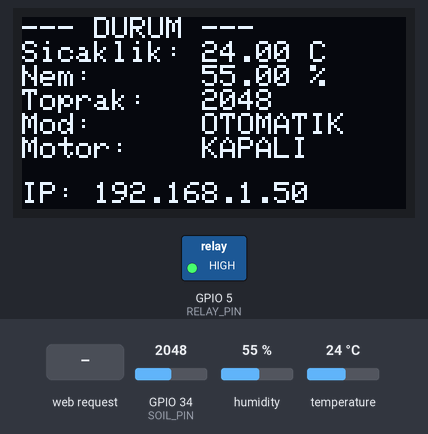
Simulated run of this sketch. Board: ESP32. Parts: 128×64 one-colour display, switched loads named in the sketch (green lamp = pin HIGH). Inputs (shaded band) come from the test bench; at power-on: GPIO 34 (SOIL_PIN) = 2048, humidity 55 %, temperature 24 °C. WiFi joins after 1.5 s; servers stay silent unless stated; the display library's start-up logo is not drawn; the local clock reads 2024-03-15 10:24:30 at power-on unless the sketch sets it.

Above: at 5.8 s.
5.9 s: GPIO 34 (SOIL_PIN) set to 2968
At 6.9 s:
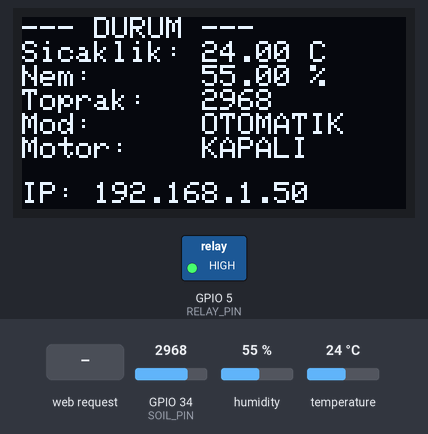
8.1 s: GPIO 34 (SOIL_PIN) set to 3049
At 9.3 s:
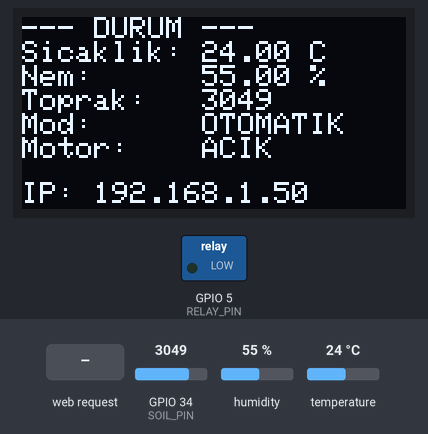
10.1 s: HTTP request GET /auto received
At 11.2 s:
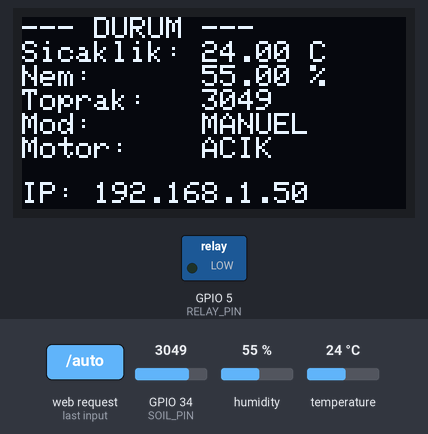
12.1 s: HTTP request GET /motor received
At 13.6 s:
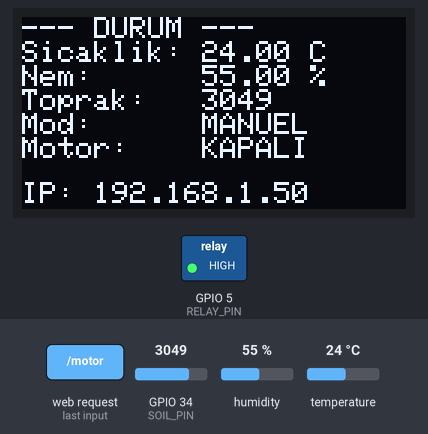
14.1 s: humidity set to 22 %
At 17.8 s:
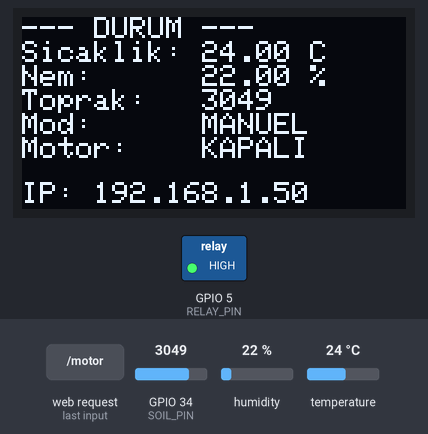
18.1 s: temperature set to 12 °C
At 21.1 s:
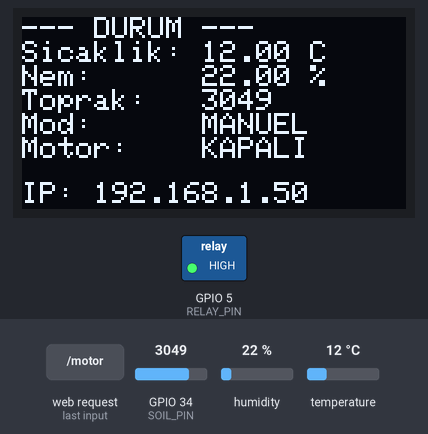
Timing chart, 0 to 22.6 s (numbered marks = the images above; inputs shaded):
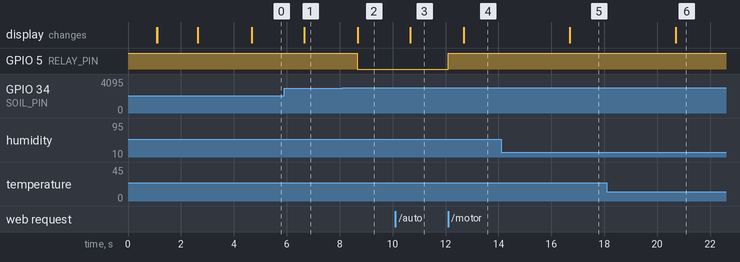

The sketch:

akillisaksi.ino
```cpp
#include <WiFi.h>
#include <WebServer.h>
#include <Wire.h>
#include <Adafruit_GFX.h>
#include <Adafruit_SH110X.h>
#include <DHT.h>
#include <Firebase_ESP_Client.h>
#include <addons/TokenHelper.h>
#include <addons/RTDBHelper.h>
#include "time.h"

/* ================= KULLANICI AYARLARI ================= */
#define WIFI_SSID     "Umut Türker "
#define WIFI_PASSWORD "76782210"

/* Firebase Ayarları */
#define FIREBASE_API_KEY "AIzaSyAHbNojJAFm1Qqs7N7l7ojKEKb_Ipk4SSE"
#define FIREBASE_DB_URL  "akillisaksi-30751-default-rtdb.firebaseio.com"

/* ================= PIN TANIMLAMALARI ================= */
#define DHTPIN 27
#define DHTTYPE DHT11
#define SOIL_PIN  34
#define RELAY_PIN 5

/* ================= NESNELER ================= */
Adafruit_SH1106G display(128, 64, &Wire, -1);
DHT dht(DHTPIN, DHTTYPE);
WebServer server(80);

FirebaseData fbdo;
FirebaseAuth auth;
FirebaseConfig config;

/* ================= DURUM ================= */
bool autoMode = true;
bool motorState = false;
bool lastMotorState = false;

float tempVal = 0;
float humVal  = 0;
int soilVal   = 0;

unsigned long lastRead = 0;

/* ================= ZAMAN ================= */
const char* ntpServer = "pool.ntp.org";
const long  gmtOffset_sec = 10800;
const int   daylightOffset_sec = 0;

/* ================= WEB ARAYÜZÜ (GÜNCELLENDİ) ================= */
const char index_html[] PROGMEM = R"=====(<!DOCTYPE html>
<html lang="tr">
<head>
<meta charset="UTF-8">
<meta name="viewport" content="width=device-width, initial-scale=1.0">
<title>Akıllı Saksı</title>
<script src="https://www.gstatic.com/firebasejs/8.10.1/firebase-app.js"></script>
<script src="https://www.gstatic.com/firebasejs/8.10.1/firebase-database.js"></script>
<style>
body{margin:0;font-family:Arial;background:#121212;color:#e0e0e0}
.container{max-width:420px;margin:auto;padding:20px}
.card{background:#1e1e1e;border-radius:12px;padding:15px;margin-bottom:15px}
.grid{display:grid;grid-template-columns:repeat(3,1fr);gap:10px;text-align:cent
er}
.val{font-size:1.6rem;font-weight:bold;color:#00e676}
.lbl{font-size:0.8rem;color:#aaa}
.btn{width:100%;padding:14px;border:none;border-radius:8px;margin-top:10px;background:#333;color:#fff;font-size:1rem}
.btn.active{background:#00e676;color:#000;font-weight:bold}
.hr{height:1px;background:#333;margin:12px 0}

/* TABLO STİLLERİ */
.history{max-height:200px;overflow:auto;}
table{width:100%;border-collapse:collapse;font-size:0.75rem;color:#ccc}
th, td {padding: 8px 4px; text-align: center; border-bottom: 1px solid #333;}
th {color: #00e676; font-weight: normal; position: sticky; top: 0; background: #1e1e1e;}
</style>
</head>
<body>
<div class="container">
<h2 style="text-align:center;font-weight:300">IITürkerII</h2>

<div class="card">
  <div class="grid">
    <div><div id="temp" class="val">--</div><div class="lbl">Sıcaklık</div></div>
    <div><div id="hum" class="val">--</div><div class="lbl">Nem</div></div>
    <div><div id="soil" class="val">--</div><div class="lbl">Toprak</div></div>
  </div>
</div>

<div class="card">
  <div>Mod: <b id="modText">--</b></div>
  <button class="btn" onclick="sendCmd('/auto')">Mod Değiştir</button>
  <div class="hr"></div>
  <div>Motor: <b id="motorText">--</b></div>
  <button id="btnMotor" class="btn" onclick="sendCmd('/motor')">Motor</button>
</div>

<div class="card">
  <div>Son 15 İşlem</div>
  <div class="history">
    <table id="histTable">
      <thead>
        <tr>
          <th>Saat</th>
          <th>Isı</th>
          <th>Nem</th>
          <th>Toprak</th>
          <th>Mod</th>
          <th>Motor</th>
        </tr>
      </thead>
      <tbody>
        </tbody>
    </table>
  </div>
</div>

</div>
<script>
function sendCmd(url){ fetch(url); }

firebase.initializeApp({
  apiKey:"AIzaSyAHbNojJAFm1Qqs7N7l7ojKEKb_Ipk4SSE",
  databaseURL:"https://akillisaksi-30751-default-rtdb.firebaseio.com"
});
const db = firebase.database();

/* ANLIK VERİ */
db.ref("anlik").on("value", snap=>{
  if(!snap.exists()) return;
  const d = snap.val();
  temp.innerText  = d.sicaklik ?? "--";
  hum.innerText   = d.nem ?? "--";
  soil.innerText  = d.toprak ?? "--";
  modText.innerText = d.otomatikMod ? "OTOMATİK" : "MANUEL";
  motorText.innerText = d.motor ? "ÇALIŞIYOR" : "DURUYOR";
  btnMotor.disabled = d.otomatikMod;
  btnMotor.classList.toggle("active", d.motor);
  btnMotor.style.opacity = d.otomatikMod ? "0.4" : "1";
});

/* GEÇMİŞ TABLOSU */
const tableBody = document.querySelector("#histTable tbody");

db.ref("gecmis").limitToLast(15).on("child_added", snap=>{
  if(!snap.exists()) return;
  const i = snap.val();
  const t = i.zaman ? i.zaman.split(" ")[1] : "--:--";

  const row = document.createElement("tr");
  row.innerHTML = `
    <td>${t}</td>
    <td>${i.sicaklik ?? "-"}</td>
    <td>${i.nem ?? "-"}</td>
    <td>${i.toprak}</td>
    <td>${i.mod ?? "-"}</td>
    <td>${i.motor_durumu}</td>
  `;
  // En yeni en üstte dursun diye prepend
  tableBody.prepend(row);
});
</script>
</body>
</html>)=====";

/* ================= YARDIMCI FONKSİYONLAR ================= */
String getCurrentTime(){
  struct tm t;
  if(!getLocalTime(&t)) return "Zaman Yok";
  char buf[30];
  strftime(buf,sizeof(buf),"%Y-%m-%d %H:%M:%S",&t);
  return String(buf);
}

void handleRoot(){ server.send(200,"text/html",index_html); }
void handleMotor(){
  if(!autoMode){
    motorState=!motorState;
    digitalWrite(RELAY_PIN,motorState?LOW:HIGH);
  }
  server.send(200,"text/plain","OK");
}
void handleAuto(){ autoMode=!autoMode; server.send(200,"text/plain","OK"); }

/* ================= SETUP ================= */
void setup(){
  Serial.begin(115200);
  pinMode(RELAY_PIN, OUTPUT);
  digitalWrite(RELAY_PIN, HIGH);

  Wire.begin(21, 22);

  display.begin(0x3C, true);
  display.display();
  delay(1000);
  display.clearDisplay();
  display.setTextColor(SH110X_WHITE);
  display.setCursor(0,0);
  display.setTextSize(1);
  display.println("Sistem Aciliyor...");
  display.display();

  dht.begin();

  WiFi.begin(WIFI_SSID, WIFI_PASSWORD);
  display.setCursor(0, 20);
  display.println("WiFi Baglaniyor...");
  display.display();

  while(WiFi.status() != WL_CONNECTED) {
    delay(300);
  }

  display.clearDisplay();
  display.setCursor(0,0);
  display.println("WiFi Baglandi!");
  display.print("IP: ");
  display.println(WiFi.localIP());
  display.display();
  delay(2000);

  configTime(gmtOffset_sec, daylightOffset_sec, ntpServer);

  config.api_key = FIREBASE_API_KEY;
  config.database_url = FIREBASE_DB_URL;
  config.signer.test_mode = true;
  Firebase.begin(&config, &auth);
  Firebase.reconnectWiFi(true);

  server.on("/", handleRoot);
  server.on("/motor", handleMotor);
  server.on("/auto", handleAuto);
  server.begin();
}

/* ================= LOOP ================= */
void loop(){
  server.handleClient();

  if(millis() - lastRead > 2000){
    lastRead = millis();

    float t = dht.readTemperature();
    float h = dht.readHumidity();
    int s = analogRead(SOIL_PIN);

    if(!isnan(t)) tempVal = t;
    if(!isnan(h)) humVal = h;
    soilVal = s;

    if(autoMode){
      bool on = soilVal > 3000;
      if(on != motorState){
        motorState = on;
        digitalWrite(RELAY_PIN, on ? LOW : HIGH);
      }
    }

    display.clearDisplay();
    display.setCursor(0, 0);
    display.setTextSize(1);
    display.println("--- DURUM ---");
    display.print("Sicaklik: "); display.print(tempVal); display.println(" C");
    display.print("Nem:      "); display.print(humVal); display.println(" %");
    display.print("Toprak:   "); display.println(soilVal);
    display.print("Mod:      "); display.println(autoMode ? "OTOMATIK" : "MANUEL");
    display.print("Motor:    "); display.println(motorState ? "ACIK" : "KAPALI");
    display.setCursor(0, 55);
    display.print("IP: "); display.print(WiFi.localIP());
    display.display();

    if(Firebase.ready()){
      Firebase.RTDB.setFloat(&fbdo, "/anlik/sicaklik", tempVal);
      Firebase.RTDB.setFloat(&fbdo, "/anlik/nem", humVal);
      Firebase.RTDB.setInt(&fbdo, "/anlik/toprak", soilVal);
      Firebase.RTDB.setBool(&fbdo, "/anlik/motor", motorState);
      Firebase.RTDB.setBool(&fbdo, "/anlik/otomatikMod", autoMode);
    }

    // TABLO İÇİN VERİ GÖNDERME KISMI GÜNCELLENDİ
    if(motorState != lastMotorState){
      lastMotorState = motorState;
      FirebaseJson j;
      j.set("zaman", getCurrentTime());
      j.set("sicaklik", tempVal); // Tablo için eklendi
      j.set("nem", humVal);       // Tablo için eklendi
      j.set("toprak", soilVal);
      j.set("mod", autoMode ? "OTO" : "MAN"); // Tablo için eklendi
      j.set("motor_durumu", motorState ? "ACIK" : "KAPALI");
      Firebase.RTDB.pushJSON(&fbdo, "/gecmis", &j);
    }
  }
}
```

Measured:
- the behaviour switches between 3000 and 3001 on GPIO 34 (SOIL_PIN) (found by bisection; images 1 and 2)
- after the input at 5.9 s, the display: changes after 0.76 s (image 1)
- after the input at 8.1 s, GPIO 5 (RELAY_PIN): HIGH → LOW after 0.56 s; the display: changes after 0.59 s (image 2)
- after the input at 10.1 s, the display: changes after 0.56 s (image 3)
- after the input at 12.1 s, GPIO 5 (RELAY_PIN): LOW → HIGH at once; the display: changes after 0.59 s (image 4)
- after the input at 14.1 s, the display: changes after 2.6 s (image 5)
- after the input at 18.1 s, the display: changes after 2.6 s (image 6)
